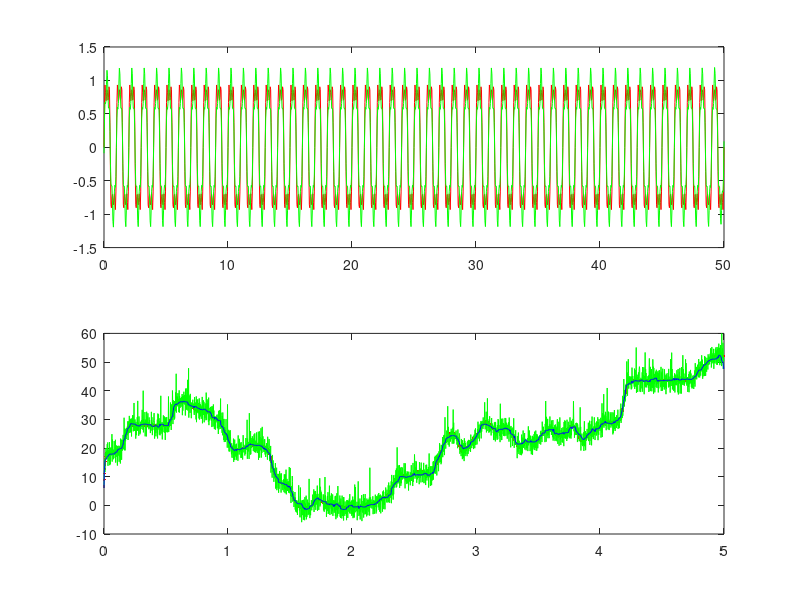

This chart was generated by the following MATLAB code:
%% Splot i koleracja
close all; clear; clc;

x1 = [1+1i 1-1i -1+1i -1-1i];
y1 = [1 2-1i 2+1i];

conv(x1, y1);
xcorr(x1, y1)



%% 3 Korelacja
% Pobierz i wczytaj sygnał: testowe.dat. W pierwszej kolumnie jest czas [s],
% w drugiej amplituda sygnału. Korzystając z korelacji znajdź początek
% sygnału trójkątnego o parametrach: szerokość 2.5s, wysokość: 1.
% Oblicz częstotliwość próbkowania sygnału.

plik = load('testowe.dat');
t = plik(:, 1)';
x = plik(:, 2)';
subplot(211), plot(t, x);

dt = t(2)-t(1);

tt = 0 : dt : 2.5;

xt = 1 * (1 - abs(tt-1.25)/1.25);

%xc = xcorr(x, xt); % klasycznie
%xc = xcorr(x.^4, xt.^4); % potęgowanie
xc = xcorr(1-x, 1-xt) + xcorr(x, xt); %odwracanie i szukanie w pobliżu max
tc = -10 : dt : 10;
nr = find(xc == max(xc(:)), 1, 'first');
tc(nr)
subplot(212), plot(tc, xc);

%% 5 Filtracja
% Stwórz sygnał będący sumą 3 składowych harmonicznych xi(t) o częstotliwościach (f1 =
% 1, f2 = 3, f3 = 5 [Hz]) i amplitudach równych odwrotności częstotliwości Ai = 1/fi.
% Załóż czas t=<0,50>s i Fs=25 Hz.
% Dla tak powstałego sygnału, nie korzystając z Fdatool i filtrów idealnych, stwórz filtrację
% pasmowozaporową usuwającą środkową częstotliwość.
% Stwórz wykresy zawierające: sygnał przed i po filtracji oraz widmo amplitudowe i przeskalowany filtr.

close all; clear; clc;

Fs = 25;
t = 0 : 1/Fs : 50;

x = 1/1 * sin(2*pi*t*1) + ...
    1/3 * sin(2*pi*t*3) + ...
    1/5 * sin(2*pi*t*5);

XT = fftshift(fft(x));
f = linspace(-Fs/2, Fs/2, length(x));
WA = abs(XT);

LB = 1.0 ./ (1+((f*2)./(f.^2-3.^2)).^(2*5));
XTn = XT .* LB;
xn = real(ifft(ifftshift(XTn)));

subplot(211), plot(t, x, 'r', t, xn, 'g');
subplot(212), plot(f, WA, 'r', f, LB * Fs, 'g');


%% %3.8
close all; clear; clc;
Fs=500;
a=load('dem_201.txt');
x = a(:, 1);
xs = a(:, 2);

t = 0 : 1/Fs : 5-1/Fs;
plot(t, x, 'r', t, xs, 'g');

ocena = @(x, xod)sqrt(1/2500 * sum((x(:)-xod(:)).^2));

N = 55;
tab = zeros(N, 4);

for k = 1 : N
    n = 2*k + 1;
    
    LP = ones(1,n)/n;
    xa = conv(xs, LP, 'same');
    tab(k, 1) = ocena(x, xa);
    
    LP = exp(-(-k:k).^2/(k/8));
    LP = LP/sum(LP);
    xg = conv(xs, LP, 'same');
    tab(k, 2) = ocena(x, xg);
    
    xm = medfilt1(xs, n);
    tab(k, 3) = ocena(x, xm);
    
    xw = wiener2(xs, [n 1]);
    tab(k, 4) = ocena(x, xw);
end
min(tab(:, 1))
min(tab(:, 2))
min(tab(:, 3))
min(tab(:, 4))

proba = find(tab == min(tab(:, 3)), 1, 'first') - 2 * N

xm = medfilt1(xs, (2*proba + 1));

plot(t, x, '.r', t, xs, 'g', t, xm, 'b');
